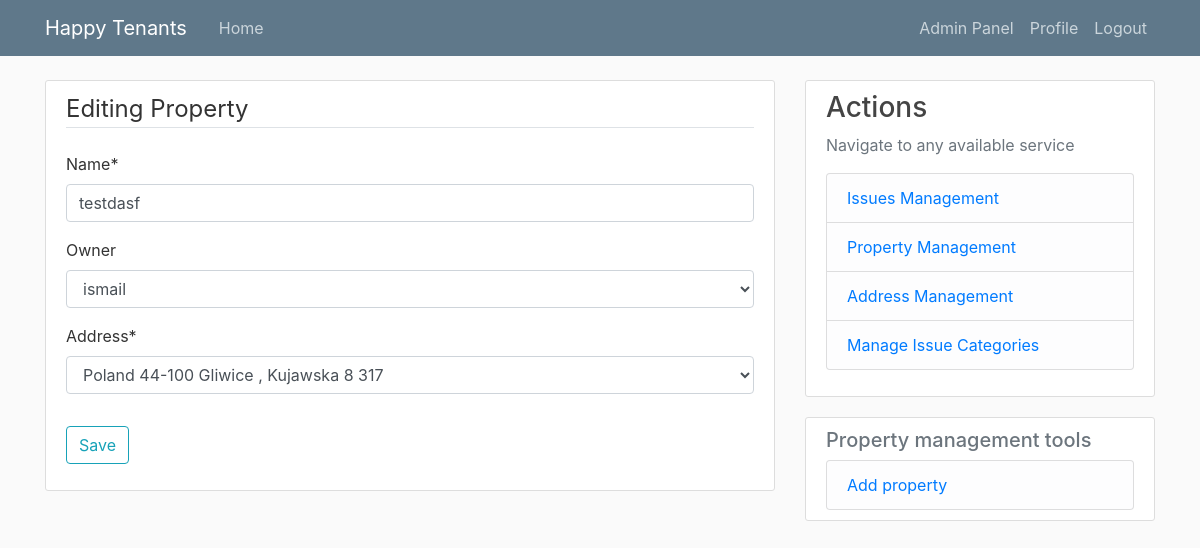
Page /properties/7/edit/ (signed in) on the committed database.
### tenant_mgmt/models.py (models this page shows, shortened)
class Property(models.Model):
    name = models.CharField(max_length=50, null=True)
    address = models.ForeignKey(Address, on_delete=models.CASCADE, null=True, related_name="address_properties_set")
    owner = models.ForeignKey(User, on_delete=models.SET_NULL, related_name="owner_property_set", null=True, blank=True)
    tenants = models.ManyToManyField(User, related_name="tenant_property_set", blank=True)
    dateAdded = models.DateTimeField(auto_now_add=True)

### tenant_mgmt/views.py (the view)
# urls.py: path('properties/<int:pk>/edit/', PropertyUpdateView.as_view(), name='propertyEdit'),
@method_decorator([login_required, manager_requred], name='dispatch')
class PropertyUpdateView(CustomUpdateView):
    model = Property
    fields = ['name', 'owner', 'address']
    template_name = 'tnt_mgmt/property/form.html'

### tenant_mgmt/models.py (called while the page is built)
    def __str__(self) -> str:
        return f'{self.country} {self.zipCode} {self.city} , {self.street} {self.apartment}'

### tenant_mgmt/templatetags/extra_filters.py (called while the page is built)
@register.filter(name='has_groups')
def has_groups(user, group_names):
    groups = list(group_names.split('|'))
    userGroups = user.groups.all()
    for groupName in groups:
        group = Group.objects.get(name=groupName)
        if group in userGroups:
            return True
    return False

@register.filter(name='is_active')
def is_active(user):
    return len(user.groups.all()) > 0

### tenant_mgmt/views.py (called while the page is built)
    def get_context_data(self, **kwargs):
        context = super().get_context_data(**kwargs)
        context['update'] = True
        return context

### tenant_mgmt/templates/tnt_mgmt/property/form.html (shortened to what this page needs)
{% extends "./base.html" %}
{% load crispy_forms_tags %}
{% block content %}
    <div class="content-section">
        <form method="POST">
            <fieldset class="form-group">
                <legend class="border-bottom mb-4">{% if update %} Editing Property {% else %} New Property {% endif %}</legend>
                {{ form|crispy }}
            </fieldset>
            <div class="form-group">
                <button class="btn btn-outline-info" type="submit">{% if update %} Save {% else %} Create {% endif %}</button>
            </div>
        </form>
    </div>
{% endblock content %}

### tenant_mgmt/static/tnt_mgmt/base.css (style rules this page uses)
body { background: #fafafa; color: #333333; margin-top: 5rem; }
.content-section { background: #ffffff; padding: 10px 20px; border: 1px solid #dddddd; border-radius: 3px; margin-bottom: 20px; }

### rows in the picture
Property: name "testdasf", owner "ismail", address "Poland 44-100 Gliwice , Kujawska 8 317"
